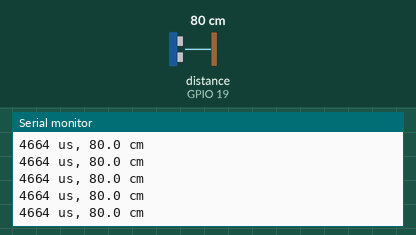
Bench run of a sketch on a simulated ESP32. On the bench: the last lines printed to the serial monitor. Wiring (inferred from the names in the program): ultrasonic range finder: trigger GPIO 18; echo GPIO 19. The test bench sets the inputs (shaded band); at power-on: distance to the obstacle (sensor on GPIO 19) 80 cm. The echo pulse lasts 58.3 µs per cm.

Above: at 1.2 s.
1.3 s: distance to the obstacle (sensor on GPIO 19) set to 2 cm
At 1.37 s:
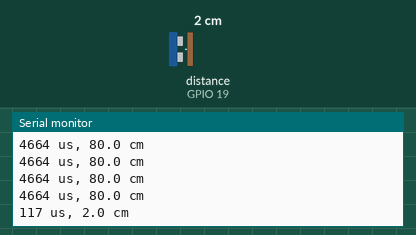
2.8 s: distance to the obstacle (sensor on GPIO 19) set to 4 cm
At 2.88 s:
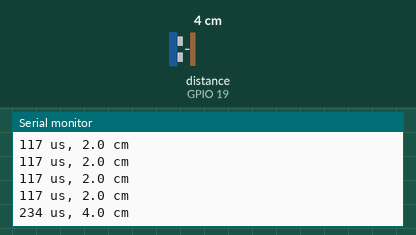
Timing chart, 0 to 5.8 s (numbered marks = the images above; inputs shaded):
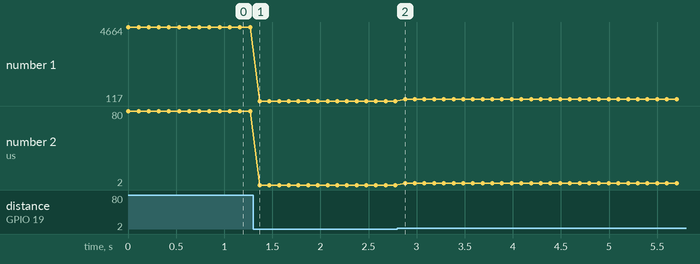

Measured:
- after the input at 1.3 s, the serial monitor: prints a new line after 0.07 s (image 1)
- after the input at 2.8 s, the serial monitor: prints a new line after 0.08 s (image 2)
- plotted number 1: 4664 → 117 after the input at 1.3 s, 117 → 234 after the input at 2.8 s
- plotted number 2: 80 → 2 after the input at 1.3 s, 2 → 4 after the input at 2.8 s

The sketch:

ping.ino
```cpp
// Times an echo pulse, as an ultrasonic sensor is read.
const int TRIG = 18, ECHO = 19;
void setup() { Serial.begin(115200); pinMode(TRIG, OUTPUT); pinMode(ECHO, INPUT); }
void loop() {
  digitalWrite(TRIG, HIGH);
  delayMicroseconds(10);
  digitalWrite(TRIG, LOW);
  unsigned long us = pulseIn(ECHO, HIGH, 30000);
  if (us == 0) Serial.println("no echo");
  else Serial.printf("%lu us, %.1f cm\n", us, us * 0.0343 / 2);
  delay(100);
}
```
